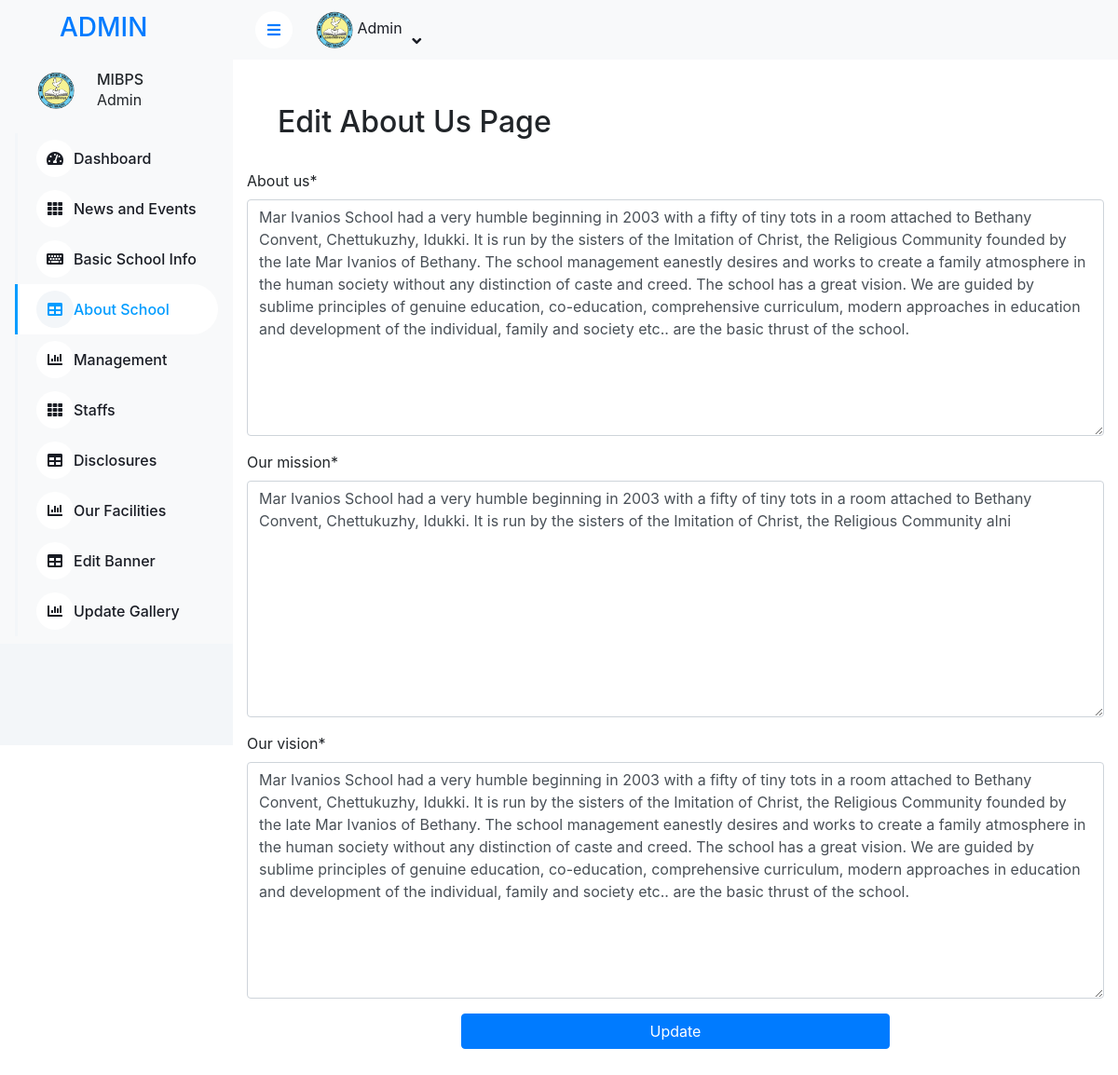
Screenshot of /admin1/about_school/ (signed in) with the database file from the repository.
### Home/models.py (models this page shows, shortened)
class SchoolInfo(models.Model):
    name = models.CharField(max_length=200)
    logo = models.ImageField(upload_to='school_logos/', blank=True, null=True)
    email = models.EmailField(max_length=254, blank=True, null=True)
    total_students = models.PositiveIntegerField(blank=True, null=True)
    total_transportation_vehicles = models.PositiveIntegerField(blank=True, null=True)
    total_classrooms = models.PositiveIntegerField(blank=True, null=True)
    phone = models.CharField(max_length=100, blank=True, null=True)
    address_line1 = models.CharField(max_length=255, blank=True, null=True)
    address_line2 = models.CharField(max_length=255, blank=True, null=True)
    facebook_link = models.URLField(max_length=200, blank=True, null=True)
    youtube_link = models.URLField(max_length=200, blank=True, null=True)
    instagram_link = models.URLField(max_length=200, blank=True, null=True)

class AboutSchool(models.Model):
    about_us = models.TextField()
    our_mission = models.TextField()
    our_vision = models.TextField()

### Home/views.py (the view)
# urls.py: path('admin1/about_school/',views.edit_about_us,name="about_school"),
@login_required
def edit_about_us(request):
    about_us = AboutSchool.objects.first()
    if request.method == 'POST':
        form = AboutSchoolForm(request.POST, request.FILES, instance=about_us)
        if form.is_valid():
            form.save()
            return redirect('view')  # Redirect to the news list or any other desired page
    else:
        form = AboutSchoolForm(instance=about_us)
    return render(request, 'admin1/about_school.html', {'form': form})

### Home/forms.py
class AboutSchoolForm(forms.ModelForm):
    class Meta:
        model = AboutSchool
        fields = '__all__'

### Home/context_processors.py (called while the page is built)
def school_info(request):
    school_info = SchoolInfo.objects.first()  # Assuming there's only one entry
    return {'school_info': school_info}

### templates/admin1/about_school.html (shortened to what this page needs)
{% extends "admin1/admin_base.html" %}
{% block content %}
<!DOCTYPE html>
<html lang="en">
<head>
</head>
<body>
    <h2 class="mx-5 mt-5">Edit About Us Page</h2>
    <div class="container">
        <br>
    <form method="post" enctype="multipart/form-data">
        {% load crispy_forms_tags %}
        {{ form|crispy }}
        <div class="d-flex justify-content-center">
            <button type="submit" class="btn btn-primary w-50">Update</button>
        </div>
        <br><br>
    </form>
    </div>
</body>
</html>
{% endblock %}

### templates/admin1/admin_base.html (shortened to what this page needs)
{% load static %}
<head>
    <link href="https://cdnjs.cloudflare.com/ajax/libs/font-awesome/5.10.0/css/all.min.css" rel="stylesheet">
    <link href="https://cdn.jsdelivr.net/npm/bootstrap-icons@1.4.1/font/bootstrap-icons.css" rel="stylesheet">
    <link href="{% static 'lib/owlcarousel/assets/owl.carousel.min.css' %}" rel="stylesheet">
    <link href="{% static 'lib/tempusdominus/css/tempusdominus-bootstrap-4.min.css' %}" rel="stylesheet" />
    <link href="{% static 'css/bootstrap.min.css' %}" rel="stylesheet">
    <link href="{% static 'css/admin/style.css' %}" rel="stylesheet">
</head>
<div class="sidebar pe-4 pb-3">
    <nav class="navbar bg-light navbar-light">
        <a href="index.html" class="navbar-brand mx-4 mb-3">
            <h3 class="text-primary mx-4">ADMIN</h3>
        </a>
        <div class="d-flex align-items-center ms-4 mb-4">
            <div class="position-relative mx-4">
                <img class="rounded-circle" src="{{school_info.logo.url}}" alt="" style="width: 40px; height: 40px;">
            </div>
            <div class="ms-3">
                <h6 class="mb-0">MIBPS</h6>
                <span>Admin</span>
            </div>
        </div>
        <div class="navbar-nav w-100">
            <a href="{% url 'view' %}" class="nav-item nav-link {% if request.path == '/view/' %}active{% endif %}">
                <i class="fa fa-tachometer-alt me-2"></i>Dashboard
            </a>
            <a href="{% url 'news_list' %}" class="nav-item nav-link {% if request.path == '/news/' %}active{% endif %}">
                <i class="fa fa-th me-2"></i>News and Events
            </a>
            <a href="{% url 'school_info' %}" class="nav-item nav-link {% if request.path == '/school_info/' %}active{% endif %}">
                <i class="fa fa-keyboard me-2"></i>Basic School Info
            </a>
            <a href="{% url 'about_school' %}" class="nav-item nav-link {% if request.path == '/admin1/about_school/' %}active{% endif %}">
                <i class="fa fa-table me-2"></i>About School
            </a>
            <a href="{% url 'edit_management' %}" class="nav-item nav-link {% if request.path == '/admin1/edit_management/' %}active{% endif %}">
                <i class="fa fa-chart-bar me-2"></i>Management
            </a>
            <a href="{% url 'staffs_list' %}" class="nav-item nav-link {% if request.path == '/staffs_list/' %}active{% endif %}">
                <i class="fa fa-th me-2"></i>Staffs
            </a>
            <a href="{% url 'mandatory_disclosure_update' %}" class="nav-item nav-link {% if request.path == '/mandatory_disclosure_update/' %}active{% endif %}">
                <i class="fa fa-table me-2"></i>Disclosures
            </a>
            <a href="{% url 'facility_list' %}" class="nav-item nav-link {% if request.path == '/facility_list/' %}active{% endif %}">
                <i class="fa fa-chart-bar me-2"></i>Our Facilities
            </a>
            <a href="{% url 'edit_banner' %}" class="nav-item nav-link {% if request.path == '/edit_banner/' %}active{% endif %}">
                <i class="fa fa-table me-2"></i>Edit Banner
            </a>
            <a href="{% url 'update_gallery' %}" class="nav-item nav-link {% if request.path == '/update_gallery/' %}active{% endif %}">
                <i class="fa fa-chart-bar me-2"></i>Update Gallery
            </a>
        </div>
    </nav>
</div>
<div class="content">
    <nav class="navbar navbar-expand bg-light navbar-light sticky-top px-4 py-0">
        <a href="#" class="sidebar-toggler flex-shrink-0">
            <i class="fa fa-bars"></i>
        </a>
        <div class="navbar-nav align-items-center ms-auto">
            <div class="nav-item dropdown">
                <a href="#" class="nav-link dropdown-toggle" data-bs-toggle="dropdown">
                    <img class="rounded-circle me-lg-2" src="{{school_info.logo.url}}" alt="" style="width: 40px; height: 40px;">
                    <span class="d-none d-lg-inline-flex">Admin</span>
                </a>
            </div>
        </div>
    </nav>
    {% block content %}{% endblock content %}
</div>

### static/css/admin/style.css (style rules this page uses)
:root { --primary: #009CFF; --light: #F3F6F9; --dark: #191C24; }
.btn { transition: .5s; }
.btn.btn-primary { color: #FFFFFF; }
.sidebar { position: fixed; top: 0; left: 0; bottom: 0; width: 250px; height: 100vh; overflow-y: auto; background: var(--light); transition: 0.5s; z-index: 999; }
.content { margin-left: 250px; min-height: 100vh; background: #FFFFFF; transition: 0.5s; }
@media (min-width: 992px) { .sidebar { margin-left: 0; } }
@media (min-width: 992px) { .content { width: calc(100% - 250px); } }
.sidebar .navbar .navbar-nav .nav-link { padding: 7px 20px; color: var(--dark); font-weight: 500; border-left: 3px solid var(--light); border-radius: 0 30px 30px 0; outline: none; }
.sidebar .navbar .navbar-nav .nav-link:hover, .sidebar .navbar .navbar-nav .nav-link.active { color: var(--primary); background: #FFFFFF; border-color: var(--primary); }
.sidebar .navbar .navbar-nav .nav-link i { width: 40px; height: 40px; display: inline-flex; align-items: center; justify-content: center; background: #FFFFFF; border-radius: 40px; }
.sidebar .navbar .navbar-nav .nav-link:hover i, .sidebar .navbar .navbar-nav .nav-link.active i { background: var(--light); }
.content .navbar .navbar-nav .nav-link { margin-left: 25px; padding: 12px 0; color: var(--dark); outline: none; }
.content .navbar .sidebar-toggler, .content .navbar .navbar-nav .nav-link i { width: 40px; height: 40px; display: inline-flex; align-items: center; justify-content: center; background: #FFFFFF; border-radius: 40px; }
.content .navbar .dropdown-toggle::after { margin-left: 6px; vertical-align: middle; border: none; content: "\f107"; font-family: "Font Awesome 5 Free"; font-weight: 900; transition: .5s; }

### rows the page displays
SchoolInfo: logo (picture)
AboutSchool: about_us "Mar Ivanios School had a very humble beginning in 2003 with a fifty of tiny tots in a room attached to Bethany Convent, Chettukuzhy, Idukki. It is run by the sisters of the Imitation of Christ, the Religious Community founded by the late Mar Ivanios of Bethany. The school management eanestly desires and works to create a family atmosphere in the human society without any distinction of caste and creed. The school has a great vision. We are guided by sublime principles of genuine education, co-education, comprehensive curriculum, modern approaches in education and development of the individual, family and society etc.. are the basic thrust of the school.", our_mission "Mar Ivanios School had a very humble beginning in 2003 with a fifty of tiny tots in a room attached to Bethany Convent, Chettukuzhy, Idukki. It is run by the sisters of the Imitation of Christ, the Religious Community alni", our_vision "Mar Ivanios School had a very humble beginning in 2003 with a fifty of tiny tots in a room attached to Bethany Convent, Chettukuzhy, Idukki. It is run by the sisters of the Imitation of Christ, the Religious Community founded by the late Mar Ivanios of Bethany. The school management eanestly desires and works to create a family atmosphere in the human society without any distinction of caste and creed. The school has a great vision. We are guided by sublime principles of genuine education, co-education, comprehensive curriculum, modern approaches in education and development of the individual, family and society etc.. are the basic thrust of the school."
